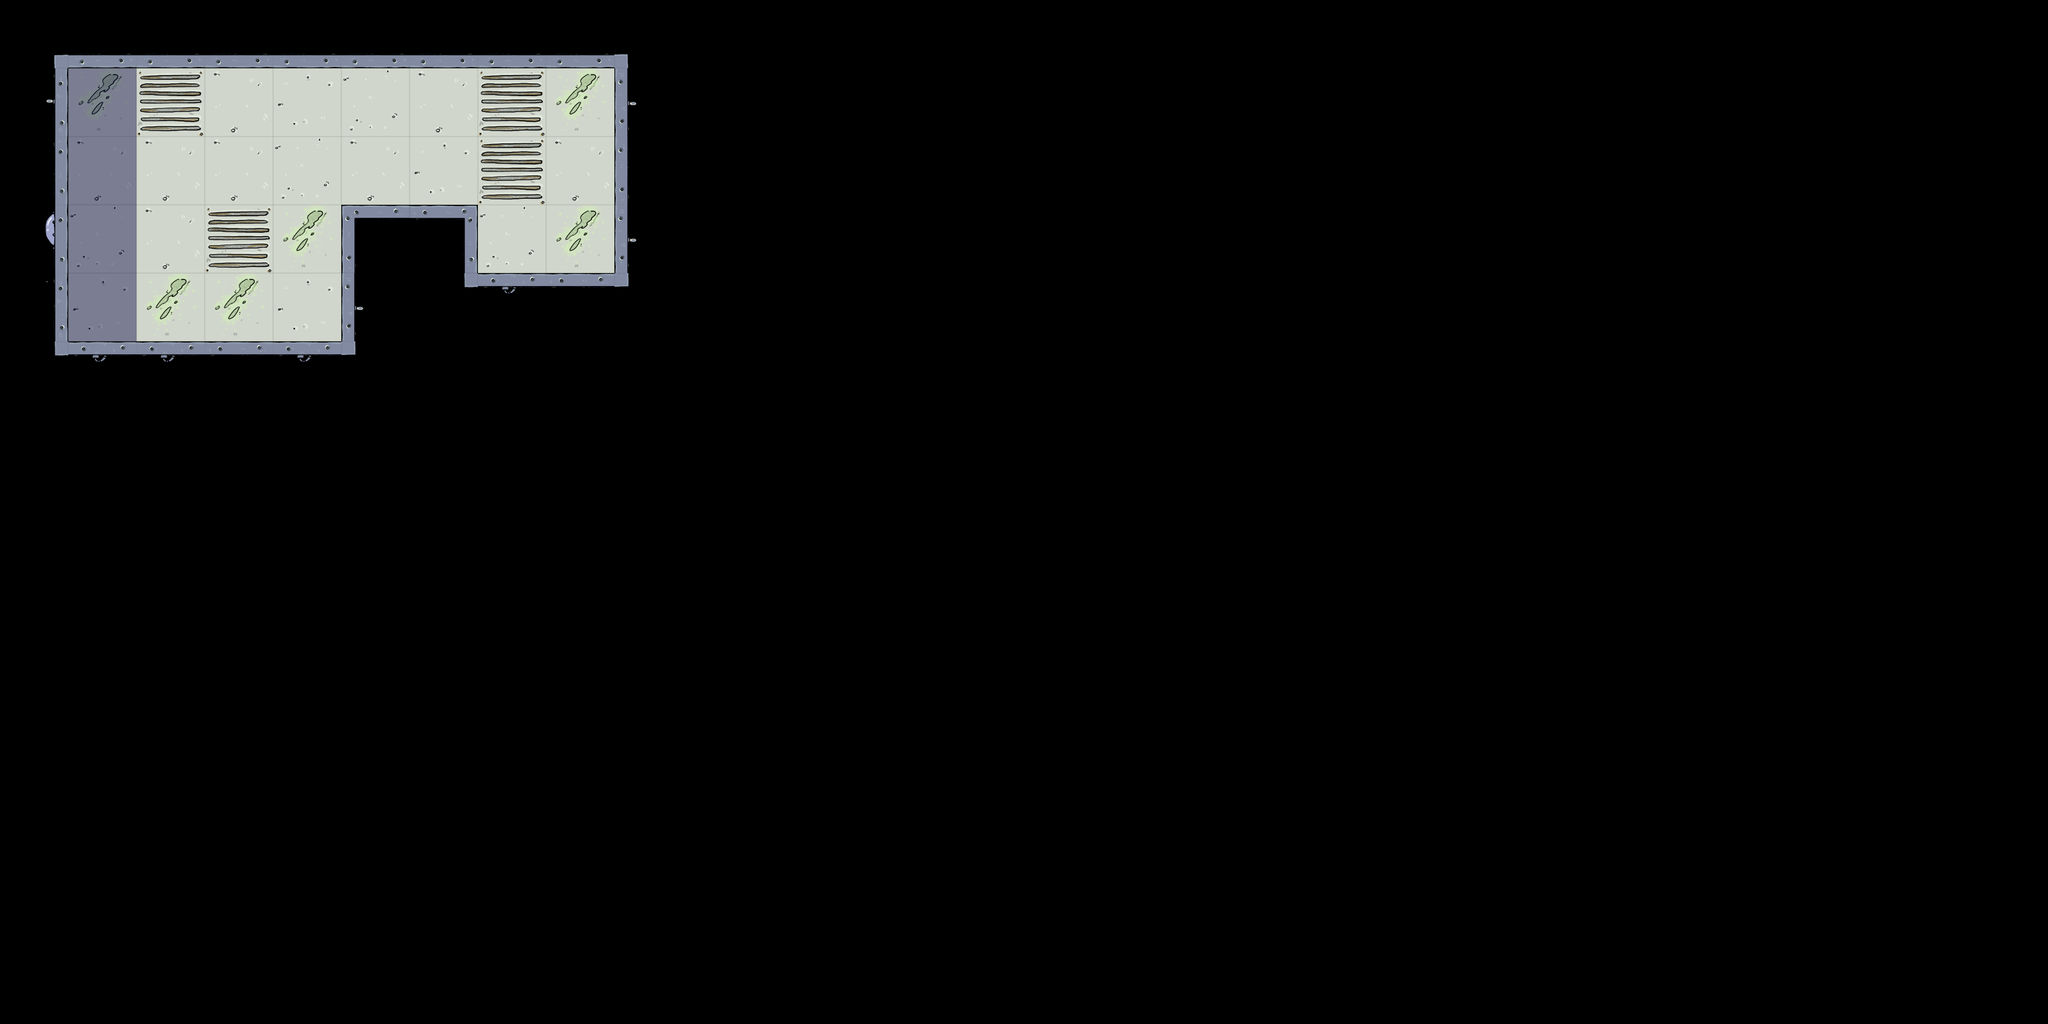

Below is a game level as drawn by its tile map, then a one-line description and the .tmx file that defines it, in full:
An orthogonal 30x15 tile map with 100x100 px tiles, 2 tile layers (Spaceship, Darkness), 2 tilesets and 5 objects (2x Container, Player, VictimV).

<map version="1.0" orientation="orthogonal" renderorder="right-down" width="30" height="15" tilewidth="100" tileheight="100" nextobjectid="25">
 <tileset firstgid="1" name="tiles" tilewidth="100" tileheight="100" tilecount="50">
  <image source="../../game/assets/maps/tiles/tiles.png" width="5021" height="100" />
  <terraintypes>
   <terrain name="Grippy" tile="-1" />
  </terraintypes>
  <tile id="0" terrain=",0,,0" />
  <tile id="1" terrain=",0,,0" />
  <tile id="2" terrain=",0,,0" />
  <tile id="3" terrain=",0,,0" />
  <tile id="4" terrain=",0,,0" />
  <tile id="5" terrain=",,0,0" />
  <tile id="6" terrain="0,,0," />
  <tile id="7" terrain="0,0,," />
  <tile id="8" terrain="0,0,,0" />
  <tile id="11" terrain="0,0,," />
  <tile id="12" terrain="0,,0," />
  <tile id="13" terrain=",0,,0" />
  <tile id="15" terrain="0,,0,0" />
  <tile id="16" terrain=",0,0,0" />
  <tile id="17" terrain="0,0,0," />
  <tile id="18" terrain=",0,," probability="0.5" />
  <tile id="19" terrain=",,,0" probability="0.5" />
  <tile id="20" terrain=",,0," />
  <tile id="21" terrain="0,,," />
  <tile id="40" terrain="0,0,0,0" />
  <tile id="41" terrain="0,0,0,0" />
  <tile id="42" terrain="0,0,0,0" />
  <tile id="43" terrain="0,0,0,0" />
  <tile id="44" terrain="0,0,0,0" />
 </tileset>
 <tileset firstgid="51" name="darkness" tilewidth="100" tileheight="100" tilecount="1">
  <image source="../../game/assets/maps/tiles/darkness.png" width="100" height="100" />
 </tileset>
 <layer name="Spaceship" width="30" height="15">
  <data encoding="csv">
20,6,6,6,6,6,6,6,6,21,0,0,0,0,0,0,0,0,0,0,0,0,0,0,0,0,0,0,0,0,
4,42,41,43,45,44,43,41,42,13,0,0,0,0,0,0,0,0,0,0,0,0,0,0,0,0,0,0,0,0,
5,43,43,43,44,43,45,41,43,7,0,0,0,0,0,0,0,0,0,0,0,0,0,0,0,0,0,0,0,0,
14,44,43,41,42,18,9,44,42,13,0,0,0,0,0,0,0,0,0,0,0,0,0,0,0,0,0,0,0,0,
3,45,42,42,45,13,19,12,8,22,0,0,0,0,0,0,0,0,0,0,0,0,0,0,0,0,0,0,0,0,
19,12,12,8,12,22,0,0,0,0,0,0,0,0,0,0,0,0,0,0,0,0,0,0,0,0,0,0,0,0,
0,0,0,0,0,0,0,0,0,0,0,0,0,0,0,0,0,0,0,0,0,0,0,0,0,0,0,0,0,0,
0,0,0,0,0,0,0,0,0,0,0,0,0,0,0,0,0,0,0,0,0,0,0,0,0,0,0,0,0,0,
0,0,0,0,0,0,0,0,0,0,0,0,0,0,0,0,0,0,0,0,0,0,0,0,0,0,0,0,0,0,
0,0,0,0,0,0,0,0,0,0,0,0,0,0,0,0,0,0,0,0,0,0,0,0,0,0,0,0,0,0,
0,0,0,0,0,0,0,0,0,0,0,0,0,0,0,0,0,0,0,0,0,0,0,0,0,0,0,0,0,0,
0,0,0,0,0,0,0,0,0,0,0,0,0,0,0,0,0,0,0,0,0,0,0,0,0,0,0,0,0,0,
0,0,0,0,0,0,0,0,0,0,0,0,0,0,0,0,0,0,0,0,0,0,0,0,0,0,0,0,0,0,
0,0,0,0,0,0,0,0,0,0,0,0,0,0,0,0,0,0,0,0,0,0,0,0,0,0,0,0,0,0,
0,0,0,0,0,0,0,0,0,0,0,0,0,0,0,0,0,0,0,0,0,0,0,0,0,0,0,0,0,0
</data>
 </layer>
 <layer name="Darkness" width="30" height="15">
  <data encoding="csv">
0,0,0,0,0,0,0,0,0,0,0,0,0,0,0,0,0,0,0,0,0,0,0,0,0,0,0,0,0,0,
0,51,0,0,0,0,0,0,0,0,0,0,0,0,0,0,0,0,0,0,0,0,0,0,0,0,0,0,0,0,
0,51,0,0,0,0,0,0,0,0,0,0,0,0,0,0,0,0,0,0,0,0,0,0,0,0,0,0,0,0,
0,51,0,0,0,0,0,0,0,0,0,0,0,0,0,0,0,0,0,0,0,0,0,0,0,0,0,0,0,0,
0,51,0,0,0,0,0,0,0,0,0,0,0,0,0,0,0,0,0,0,0,0,0,0,0,0,0,0,0,0,
0,0,0,0,0,0,0,0,0,0,0,0,0,0,0,0,0,0,0,0,0,0,0,0,0,0,0,0,0,0,
0,0,0,0,0,0,0,0,0,0,0,0,0,0,0,0,0,0,0,0,0,0,0,0,0,0,0,0,0,0,
0,0,0,0,0,0,0,0,0,0,0,0,0,0,0,0,0,0,0,0,0,0,0,0,0,0,0,0,0,0,
0,0,0,0,0,0,0,0,0,0,0,0,0,0,0,0,0,0,0,0,0,0,0,0,0,0,0,0,0,0,
0,0,0,0,0,0,0,0,0,0,0,0,0,0,0,0,0,0,0,0,0,0,0,0,0,0,0,0,0,0,
0,0,0,0,0,0,0,0,0,0,0,0,0,0,0,0,0,0,0,0,0,0,0,0,0,0,0,0,0,0,
0,0,0,0,0,0,0,0,0,0,0,0,0,0,0,0,0,0,0,0,0,0,0,0,0,0,0,0,0,0,
0,0,0,0,0,0,0,0,0,0,0,0,0,0,0,0,0,0,0,0,0,0,0,0,0,0,0,0,0,0,
0,0,0,0,0,0,0,0,0,0,0,0,0,0,0,0,0,0,0,0,0,0,0,0,0,0,0,0,0,0,
0,0,0,0,0,0,0,0,0,0,0,0,0,0,0,0,0,0,0,0,0,0,0,0,0,0,0,0,0,0
</data>
 </layer>
 <objectgroup name="Objects">
  <object id="1" name="Player" x="100" y="300" width="100" height="100" />
  <object id="19" name="VictimV" x="300" y="300" width="100" height="100" />
  <object id="21" name="Container" x="700" y="300" width="100" height="100" />
  <object id="22" name="Container" x="800" y="300" width="100" height="100" />
  <object id="23" x="100" y="0" width="100" />
 </objectgroup>
</map>
